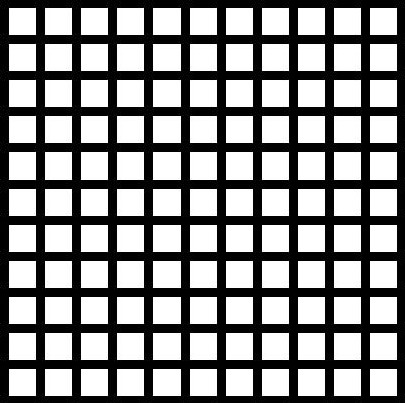
#> input picture images/original/grid_image.jpg, 405 x 403 px, found by its file name
$ python constant_psd.py
#> lines starting #> are read from the running program, lines starting #| are printed output that depends on the picture
import numpy as np
import matplotlib.pyplot as plt
from scipy.signal import convolve2d
from skimage.restoration import richardson_lucy
from skimage.transform import resize  # Pour redimensionner l'image

def resize_image(image, target_size=(255, 255)):
    """
    Redimensionne une image à la taille spécifiée.

    Parameters:
    - image: tableau 2D ou 3D représentant l'image (grayscale ou RGB).
    - target_size: tuple, nouvelle taille de l'image (hauteur, largeur).

    Returns:
    - resized_image: tableau redimensionné.
    """
    if image.shape[:2] != target_size:
        resized_image = resize(image, target_size, preserve_range=True, anti_aliasing=True)
        return resized_image.astype(image.dtype)  # Conserve le type de l'image originale
    return image

def renormalize_to_minus_one_to_one(image):
    """
    Renormalise les pixels d'une image pour qu'ils soient compris entre -1 et 1.

    Parameters:
    - image: numpy array, image à normaliser.

    Returns:
    - renormalized_image: numpy array, image avec des pixels entre -1 et 1.
    """
    # Trouver les valeurs minimale et maximale de l'image
    min_val = np.min(image)
    max_val = np.max(image)

    # Renormaliser entre -1 et 1
    renormalized_image = 2 * (image - min_val) / (max_val - min_val) - 1
    return renormalized_image

# Step 2 : create radial psf function with constant parameter
def generate_radial_psf(image_shape, radial_function, normalize=True):
    """
    Génère une PSF dépendant de r (distance radiale au centre de l'image).

    Parameters:
    - image_shape: tuple (hauteur, largeur) de l'image.
    - radial_function: fonction définissant la dépendance radiale PSF(r).
    - normalize: bool, pour normaliser la PSF afin que la somme = 1.

    Returns:
    - psf: tableau 2D représentant la PSF radiale.
    """
    h, w = image_shape
    y, x = np.meshgrid(np.linspace(-h//2, h//2, h), np.linspace(-w//2, w//2, w), indexing='ij')
    r = np.sqrt(x**2 + y**2)  # Calcul de la distance radiale r
    psf = radial_function(r)  # Applique la fonction radiale

    if normalize:
        psf /= np.sum(psf)  # Normalisation pour que la somme des valeurs = 1

    return psf

# Définir une fonction radiale (exemple : Gaussienne)

# Step 1 : image loading
image = plt.imread('./images/original/grid_image.jpg')
#> image is the input picture: shape (403, 405, 3); min 0, max 255, mean 139.1
resized_image = resize_image(image, target_size=(128, 128))
#> in resize_image, `resized_image = resize(image, target_size, preserve_range=True, anti_a..`:
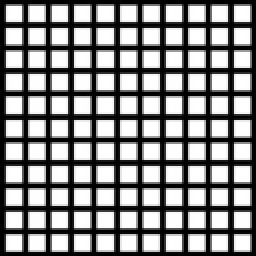
#> resized_image: shape (128, 128, 3) float64 (shown 2 times larger); min 0.0138, max 255, mean 139.1
if resized_image.ndim == 3:  # Si c'est une image RGB, la convertir en niveaux de gris
    resized_image = np.mean(resized_image, axis=2)
#> resized_image: shape (128, 128) float64
resized_image = renormalize_to_minus_one_to_one(resized_image)
#> in renormalize_to_minus_one_to_one, `min_val = np.min(image)`: min_val = 0
#> in renormalize_to_minus_one_to_one, `max_val = np.max(image)`: max_val = 255

sigma = 0.1  # Largeur du flou
radial_function = lambda r: np.exp(-r**2 / (2 * sigma**2))  # PSF(r) = exp(-r² / (2 sigma²))

# Générer la PSF pour la taille de l'image
image_shape = resized_image.shape
#> image_shape = (128, 128)
psf = generate_radial_psf(image_shape, radial_function)
#> in generate_radial_psf, `psf = radial_function(r)`:
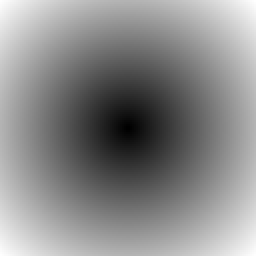
#> r: shape (128, 128) float64 (shown 2 times larger); min 0.713, max 90.51, mean 49.4; drawn with min black and max white
print("ok1")

# Step 3 : convolution
blurred_image = convolve2d(resized_image, psf, mode='same', boundary='wrap')
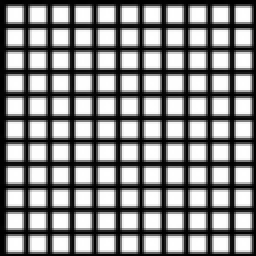
#> blurred_image: shape (128, 128) float64 (shown 2 times larger); min -1, max 1, mean 0.0865; drawn with min black and max white
print("ok2")

# Step 4 : deconvolution
deconvolved = richardson_lucy(blurred_image, psf, num_iter=20)
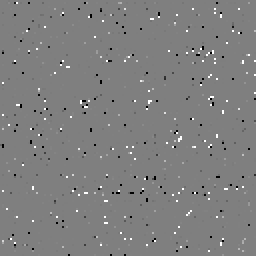
#> deconvolved: shape (128, 128) float64 (shown 2 times larger); min -1, max 1, mean 0.001; drawn with min black and max white
print("ok3")

# Affichage de la PSF
plt.figure(figsize=(10, 5))
plt.subplot(1, 2, 1)
plt.title("PSF radiale (2D)")
plt.imshow(psf, cmap='hot')
plt.colorbar()
plt.axis('off')

plt.subplot(1, 2, 2)
plt.title("Profil radial (1D)")
r_values = np.linspace(0, 128, 128)  # Jusqu'au bord (distance max au centre)
psf_1d = radial_function(r_values)
plt.plot(r_values, psf_1d)
plt.xlabel("Distance radiale r")
plt.ylabel("PSF(r)")
plt.grid()
plt.savefig('./deconvolution_method/psf_radiale.png')
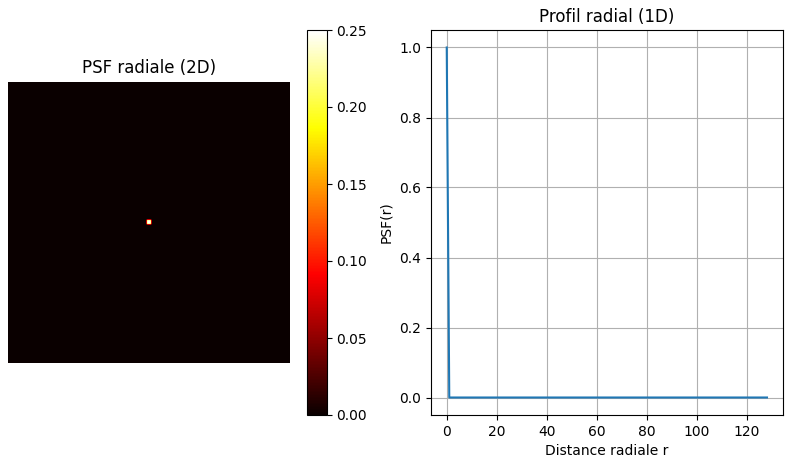
#> figure drawn by matplotlib, 3 panels; panel 3: curve peaks at x = 0, y = 1

# Show the blurred image
plt.figure(figsize=(10, 5))
plt.subplot(1, 2, 1)
plt.title("Image originale")
plt.imshow(resized_image, cmap='gray')
plt.axis('off')

plt.subplot(1, 2, 2)
plt.title("Image floue")
plt.imshow(blurred_image, cmap='gray')
plt.axis('off')
plt.savefig('./images/blurred/blurred_image_1.png')

#Show the deconvolution
plt.figure(figsize=(10, 5))
plt.subplot(1, 2, 1)
plt.title("Image floue")
plt.imshow(blurred_image, cmap='gray')
plt.axis('off')

plt.subplot(1, 2, 2)
plt.title("Image défloutée")
plt.imshow(deconvolved, cmap='gray')
plt.axis('off')
plt.savefig('./images/deblurred/deblurred_image_1.png')
